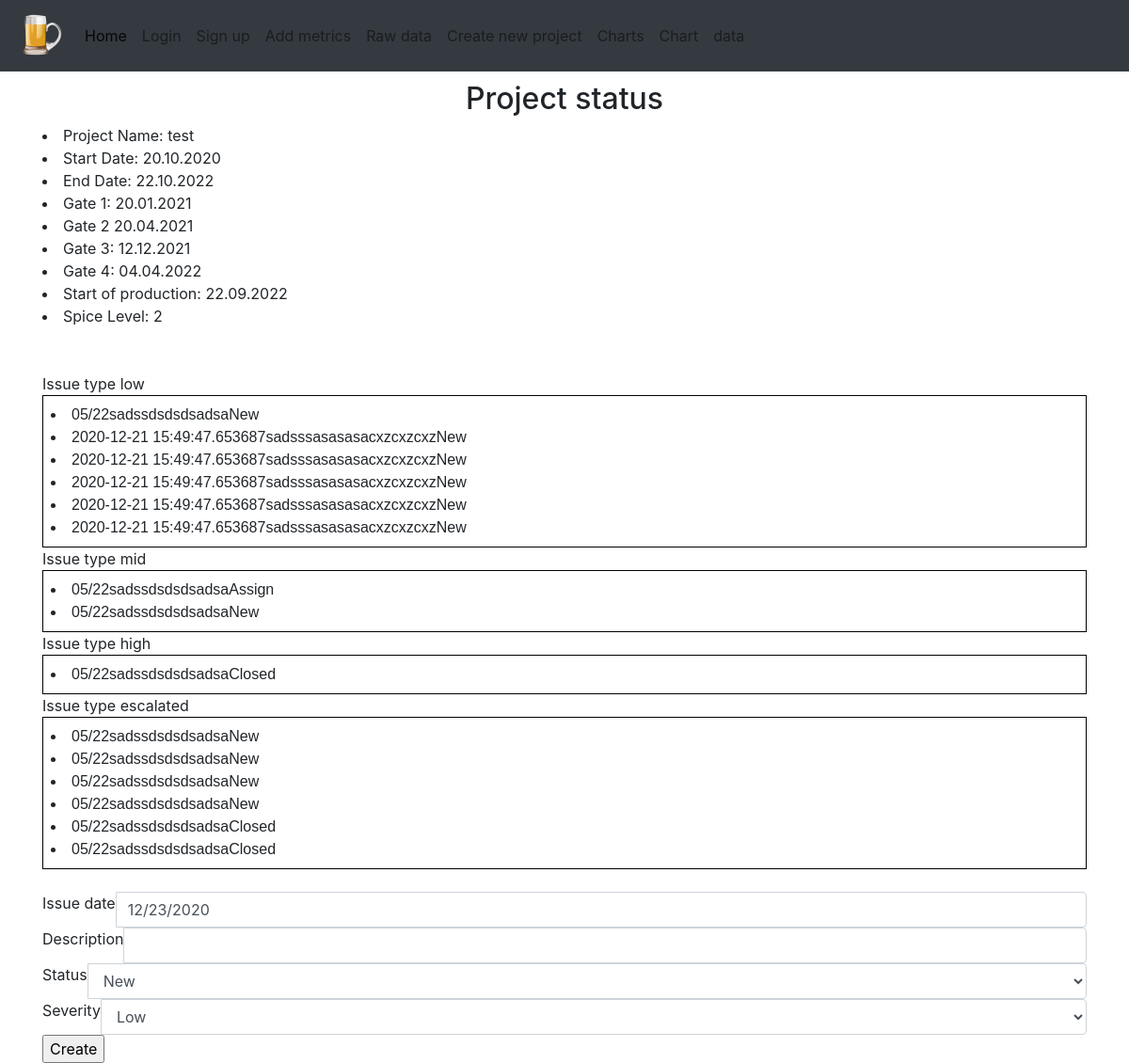
Before: / with the older database file.
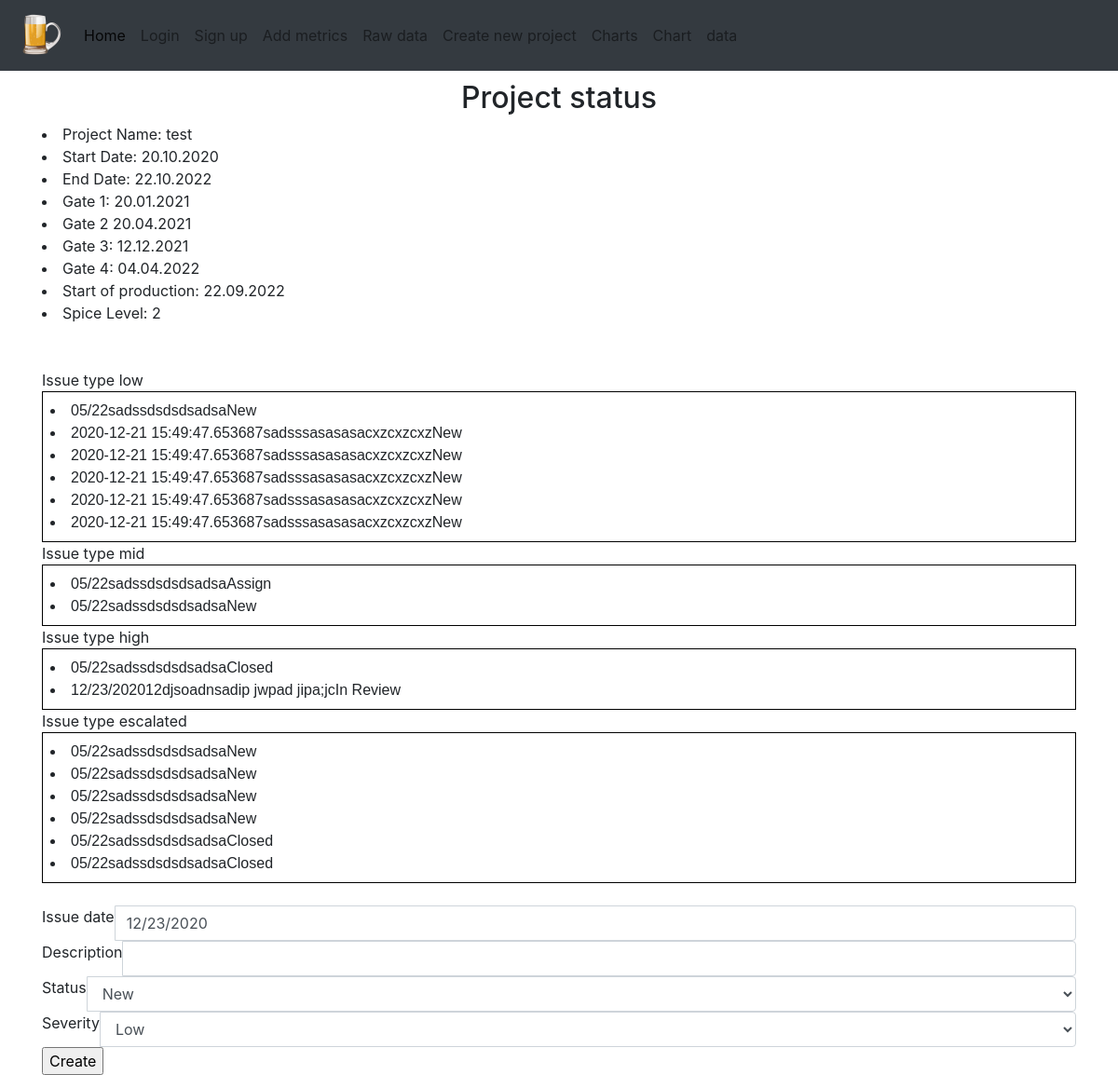
After: the same page with the newer database file.
### spice_status/models/issue_models.py (models this page shows)
class Issue(db.Model):
    id = db.Column(db.Integer, primary_key=True)
    date = db.Column(db.String, default=(datetime.utcnow().strftime("%m/%d/%Y")))
    description = db.Column(db.String)
    status = db.Column(db.String)
    link = db.Column(db.String, default='')
    severity = db.Column(db.String)

### spice_status/views/main_views.py (the view, shortened to what this page needs)
@bp_main.route('/', methods=['GET', 'POST'])
def home():
    form = IssueForm()
    return render_template('status_page.html', form=form, low=get_issue_low(), mid=get_issue_mid(),
                           high=get_issue_high(), esca=get_issue_escalated(), project=get_project())

### spice_status/forms/issue_form.py
class IssueForm(FlaskForm):
    date = StringField('Issue date', default=(datetime.utcnow().strftime("%m/%d/%Y")), validators=[DataRequired()])
    description = StringField('Description', validators=[Length(min=15), DataRequired()])
    status = SelectField('Status', choices=['New', 'Assign', 'WIP', 'In Review', 'Closed'],
                         validators=[DataRequired()])
    link = StringField('link')
    severity = SelectField('Severity', choices=['Low', 'Mid', 'High', 'Escalated'],
                           validators=[DataRequired()])
    submit = SubmitField("Create")

### spice_status/models/issue_models.py (called while the page is built)
def get_issue_low():
    return Issue.query.filter_by(severity='Low').all()

def get_issue_mid():
    return Issue.query.filter_by(severity='Mid').all()

def get_issue_high():
    return Issue.query.filter_by(severity='High').all()

def get_issue_escalated():
    return Issue.query.filter_by(severity='Escalated').all()

### spice_status/models/project_models.py (called while the page is built)
def get_project():
    return Project.query.first()

### spice_status/templates/status_page.html (shortened to what this page needs)
{% extends "_base.html"%}
{% from "html_macros.html" import form_field %}
{% block content %}
<h2>
    <center> Project status   </center>
</h2>
<li>Project Name: {{ project.name }}</li>
<li>Start Date: {{ project.start_date }}</li>
<li>End Date: {{ project.end_date }}</li>
<li>Gate 1: {{ project.gate_1 }}</li>
<li>Gate 2 {{ project.gate_2 }}</li>
<li>Gate 3: {{ project.gate_3 }}</li>
<li>Gate 4: {{ project.gate_4 }}</li>
<li>Start of production: {{ project.sop }}</li>
<li>Spice Level: {{ project.spice_level }}</li>
<br>
<br>
<table>
    <tr>
        <td>
            {% for item in low %}
            <li>{{ item.date }}{{ item.description }}{{ item.status }}</li>
            {% endfor %}
        </td>
    </tr>
</table>
<table>
    <tr>
        <td>
            {% for item in mid %}
            <li>{{ item.date }}{{ item.description }}{{ item.status }}</li>
            {% endfor %}
        </td>
    </tr>
</table>
<table>
    <tr>
        <td>
            {% for item in high %}
            <li>{{ item.date }}{{ item.description }}{{ item.status }}</li>
            {% endfor %}
        </td>
    </tr>
</table>
<table>
    <tr>
        <td>
            {% for item in esca %}
            <li>{{ item.date }}{{ item.description }}{{ item.status }}</li>
            {% endfor %}
        </td>
    </tr>
</table>
<br>
    <form action="" method="post">
                {{ form_field(form.date) }}
                {{ form_field(form.description)}}
                {{ form_field(form.status) }}
                {{ form_field(form.severity) }}
                {{ form.submit }}
    </form>
{% endblock %}

Changed rows visible on the page:
added Issue: date "12/23/2020", description "12djsoadnsadip jwpad jipa;jc", status "In Review"
